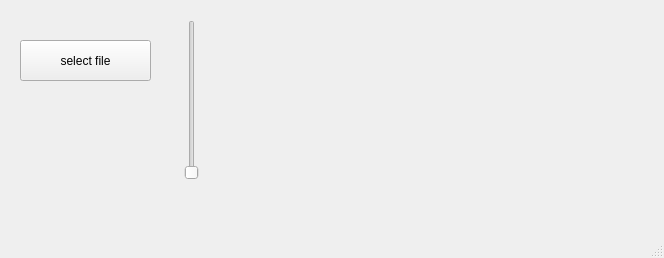
<?xml version="1.0" encoding="UTF-8"?>
<ui version="4.0">
 <class>MainWindow</class>
 <widget class="QMainWindow" name="MainWindow">
  <property name="geometry">
   <rect>
    <x>0</x>
    <y>0</y>
    <width>664</width>
    <height>258</height>
   </rect>
  </property>
  <property name="windowTitle">
   <string>fm modulator</string>
  </property>
  <widget class="QWidget" name="centralwidget">
   <widget class="QwtPlot" name="inputSpectrum">
    <property name="geometry">
     <rect>
      <x>240</x>
      <y>20</y>
      <width>400</width>
      <height>200</height>
     </rect>
    </property>
   </widget>
   <widget class="QSlider" name="scopeAmplifier">
    <property name="geometry">
     <rect>
      <x>180</x>
      <y>20</y>
      <width>24</width>
      <height>160</height>
     </rect>
    </property>
    <property name="orientation">
     <enum>Qt::Vertical</enum>
    </property>
   </widget>
   <widget class="QPushButton" name="startButton">
    <property name="geometry">
     <rect>
      <x>20</x>
      <y>40</y>
      <width>131</width>
      <height>41</height>
     </rect>
    </property>
    <property name="text">
     <string>select file</string>
    </property>
   </widget>
  </widget>
  <widget class="QStatusBar" name="statusbar"/>
 </widget>
 <customwidgets>
  <customwidget>
   <class>QwtPlot</class>
   <extends>QFrame</extends>
   <header>qwt_plot.h</header>
  </customwidget>
 </customwidgets>
 <resources/>
 <connections/>
</ui>
